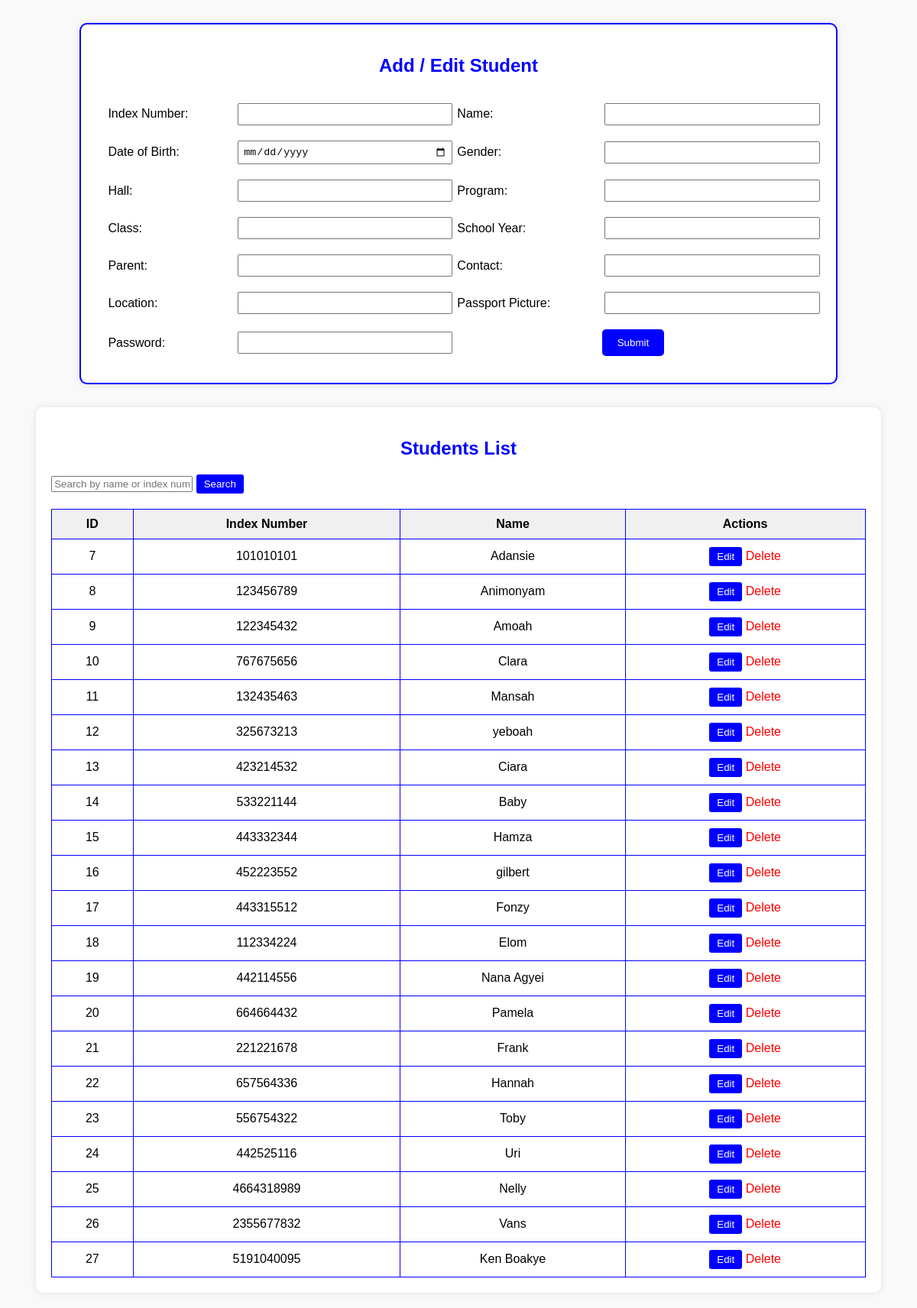
The app's page /pages/student.php with its own data.
### tables this page shows
CREATE TABLE `student` (
  `student_id` int(11) NOT NULL,
  `index_number` varchar(50) DEFAULT NULL,
  `fname` varchar(100) NOT NULL,
  `mname` varchar(100) NOT NULL,
  `surname` varchar(100) NOT NULL,
  `name` varchar(100) DEFAULT NULL,
  `date_of_birth` date DEFAULT NULL,
  `admission_date` date NOT NULL,
  `gender` varchar(20) NOT NULL,
  `hall` varchar(100) NOT NULL,
  `program` varchar(100) NOT NULL,
  `class` varchar(50) DEFAULT NULL,
  `school_year` varchar(50) DEFAULT NULL,
  `location` varchar(100) DEFAULT NULL,
  `password` varchar(255) DEFAULT NULL
);

### pages/student.php (the view, shortened to what this page needs)
<?php
include '../incl/ShaConnect.php';
$search = isset($_POST['search']) ? $_POST['search'] : '';
$sql = "SELECT * FROM student WHERE name LIKE '%$search%' OR index_number LIKE '%$search%'";
$result = $conn->query($sql);
$students = [];
if ($result && $result->num_rows > 0) {
    while ($row = $result->fetch_assoc()) {
        $students[] = $row;
    }
}
?>
<!DOCTYPE html>
<html lang="en">
<head>
</head>
<body>
<div class="form-container">
    <h2>Add / Edit Student</h2>
    <form id="studentForm" method="POST">
        <table>
            <tr>
                <td><label for="index_number">Index Number:</label></td>
                <td><input type="text" name="index_number" id="index_number" required></td>
                <td><label for="name">Name:</label></td>
                <td><input type="text" name="name" id="name" required></td>
            </tr>
            <tr>
                <td><label for="date_of_birth">Date of Birth:</label></td>
                <td><input type="date" name="date_of_birth" id="date_of_birth" required></td>
                <td><label for="gender">Gender:</label></td>
                <td><input type="text" name="gender" id="gender" required></td>
            </tr>
            <tr>
                <td><label for="hall">Hall:</label></td>
                <td><input type="text" name="hall" id="hall" required></td>
                <td><label for="program">Program:</label></td>
                <td><input type="text" name="program" id="program" required></td>
            </tr>
            <tr>
                <td><label for="class">Class:</label></td>
                <td><input type="text" name="class" id="class" required></td>
                <td><label for="school_year">School Year:</label></td>
                <td><input type="text" name="school_year" id="school_year" required></td>
            </tr>
            <tr>
                <td><label for="parent">Parent:</label></td>
                <td><input type="text" name="parent" id="parent" required></td>
                <td><label for="contact">Contact:</label></td>
                <td><input type="text" name="contact" id="contact" required></td>
            </tr>
            <tr>
                <td><label for="location">Location:</label></td>
                <td><input type="text" name="location" id="location" required></td>
                <td><label for="passport_picture">Passport Picture:</label></td>
                <td><input type="text" name="passport_picture" id="passport_picture"></td>
            </tr>
            <tr>
                <td><label for="password">Password:</label></td>
                <td><input type="password" name="password" id="password" required></td>
                <td colspan="2" style="text-align: center;"><button type="submit">Submit</button></td>
            </tr>
        </table>
    </form>
</div>
<div class="table-container">
    <h2>Students List</h2>
    <div class="search-container">
        <form method="POST">
            <input type="text" name="search" placeholder="Search by name or index number" value="<?php echo htmlspecialchars($search); ?>">
            <button type="submit">Search</button>
        </form>
    </div>
    <table>
        <tr>
            <th>ID</th>
            <th>Index Number</th>
            <th>Name</th>
            <th>Actions</th>
        </tr>
        <?php foreach ($students as $student): ?>
        <tr>
            <td><?php echo $student['student_id']; ?></td>
            <td><?php echo $student['index_number']; ?></td>
            <td><?php echo $student['name']; ?></td>
            <td>
                <button onclick="editStudent(<?php echo $student['student_id']; ?>)">Edit</button>
                <a href="?delete=<?php echo $student['student_id']; ?>" onclick="return confirm('Are you sure you want to delete this student?')">Delete</a>
            </td>
        </tr>
        <?php endforeach; ?>
    </table>
</div>
</body>
</html>

### pages/student.php (style rules this page uses)
body { font-family: Arial, sans-serif; background-color: #f9f9f9; }
.form-container { width: 80%; margin: 30px auto; padding: 20px; border: 2px solid blue; border-radius: 10px; background-color: white; box-shadow: 0 0 10px rgba(0, 0, 0, 0.1); }
.form-container h2 { text-align: center; color: blue; }
.form-container table { width: 100%; border-spacing: 10px; }
.form-container td { padding: 5px; }
.form-container label { text-align: right; padding-right: 1px; }
.form-container input { width: 100%; padding: 5px; }
.form-container button { padding: 10px 20px; background-color: blue; color: white; border: none; cursor: pointer; border-radius: 5px; }
.table-container { width: 90%; margin: 20px auto; padding: 20px; background-color: white; border-radius: 10px; box-shadow: 0 0 10px rgba(0, 0, 0, 0.1); }
.table-container h2 { text-align: center; color: blue; }
.table-container table { width: 100%; border-collapse: collapse; }
.table-container table, .table-container th, .table-container td { border: 1px solid blue; }
.table-container th, .table-container td { padding: 10px; text-align: center; }
.table-container th { background-color: #f0f0f0; }
.table-container a { color: red; text-decoration: none; }
.table-container button { padding: 5px 10px; background-color: blue; color: white; border: none; cursor: pointer; border-radius: 3px; }
.search-container { margin-bottom: 20px; }

### records on screen
student: student_id "7", index_number "101010101", name "Adansie"
student: student_id "8", index_number "123456789", name "Animonyam"
student: student_id "9", index_number "122345432", name "Amoah"
student: student_id "10", index_number "767675656", name "Clara"
student: student_id "11", index_number "132435463", name "Mansah"
student: student_id "12", index_number "325673213", name "yeboah"
student: student_id "13", index_number "423214532", name "Ciara"
student: student_id "14", index_number "533221144", name "Baby"
student: student_id "15", index_number "443332344", name "Hamza"
student: student_id "16", index_number "452223552", name "gilbert"
student: student_id "17", index_number "443315512", name "Fonzy"
student: student_id "18", index_number "112334224", name "Elom"
student: student_id "19", index_number "442114556", name "Nana Agyei"
student: student_id "20", index_number "664664432", name "Pamela"
student: student_id "21", index_number "221221678", name "Frank"
student: student_id "22", index_number "657564336", name "Hannah"
student: student_id "23", index_number "556754322", name "Toby"
student: student_id "24", index_number "442525116", name "Uri"
student: student_id "25", index_number "4664318989", name "Nelly"
student: student_id "26", index_number "2355677832", name "Vans"
student: student_id "27", index_number "5191040095", name "Ken Boakye"
